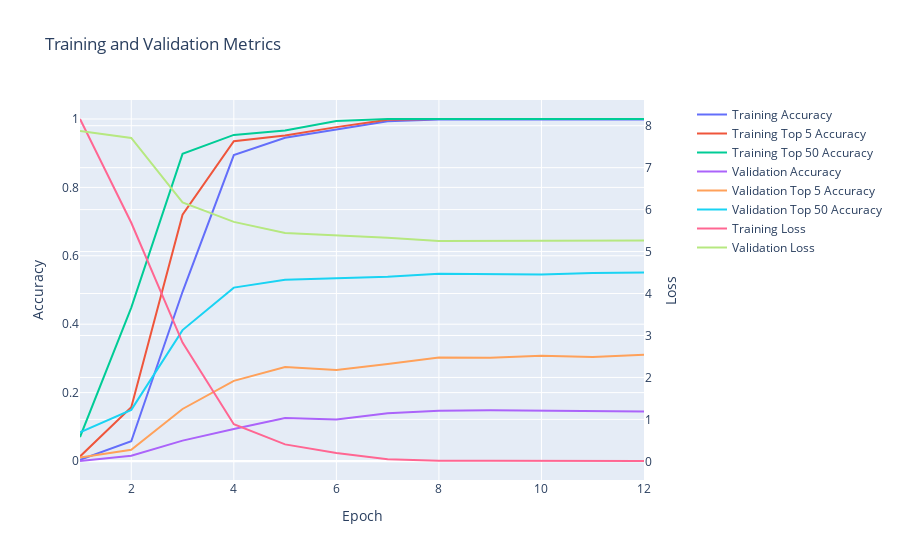

Notebook code for this chart:
### Code cell
arcface_similarity_model.display_training_history()

### Figure 1 — Plotly figure (JSON) as saved in the notebook; plotly's stock layout.template omitted (floating-point values rounded to 4 significant figures)
{"data": [{"mode": "lines", "name": "Training Accuracy", "type": "scatter", "x": [1, 2, 3, 4, 5, 6, 7, 8, 9, 10, 11, 12], "xaxis": "x", "y": [0.003799, 0.05761, 0.4948, 0.8943, 0.9449, 0.9683, 0.9937, 0.9987, 0.9987, 0.9987, 0.9987, 0.9987, 0.9987], "yaxis": "y"}, {"mode": "lines", "name": "Training Top 5 Accuracy", "type": "scatter", "x": [1, 2, 3, 4, 5, 6, 7, 8, 9, 10, 11, 12], "xaxis": "x", "y": [0.0133, 0.1573, 0.7202, 0.9351, 0.9516, 0.9763, 0.9978, 1.0, 1.0, 1.0, 1.0, 1.0, 1.0], "yaxis": "y"}, {"mode": "lines", "name": "Training Top 50 Accuracy", "type": "scatter", "x": [1, 2, 3, 4, 5, 6, 7, 8, 9, 10, 11, 12], "xaxis": "x", "y": [0.06996, 0.4486, 0.8981, 0.9535, 0.9661, 0.9943, 1.0, 1.0, 1.0, 1.0, 1.0, 1.0, 1.0], "yaxis": "y"}, {"mode": "lines", "name": "Validation Accuracy", "type": "scatter", "x": [1, 2, 3, 4, 5, 6, 7, 8, 9, 10, 11, 12], "xaxis": "x", "y": [0.0, 0.01521, 0.05957, 0.09379, 0.1255, 0.1217, 0.1394, 0.147, 0.1483, 0.147, 0.147, 0.1445, 0.1445], "yaxis": "y"}, {"mode": "lines", "name": "Validation Top 5 Accuracy", "type": "scatter", "x": [1, 2, 3, 4, 5, 6, 7, 8, 9, 10, 11, 12], "xaxis": "x", "y": [0.01014, 0.03295, 0.1521, 0.2345, 0.275, 0.2662, 0.2839, 0.3029, 0.3016, 0.308, 0.3042, 0.3105, 0.3093], "yaxis": "y"}, {"mode": "lines", "name": "Validation Top 50 Accuracy", "type": "scatter", "x": [1, 2, 3, 4, 5, 6, 7, 8, 9, 10, 11, 12], "xaxis": "x", "y": [0.08365, 0.1496, 0.3828, 0.507, 0.5298, 0.5336, 0.5387, 0.5475, 0.5463, 0.545, 0.5501, 0.5513, 0.5526], "yaxis": "y"}, {"mode": "lines", "name": "Training Loss", "type": "scatter", "x": [1, 2, 3, 4, 5, 6, 7, 8, 9, 10, 11, 12], "xaxis": "x", "y": [8.16, 5.687, 2.832, 0.8836, 0.4049, 0.1988, 0.05037, 0.01619, 0.01266, 0.01063, 0.009547, 0.008451, 0.007792], "yaxis": "y2"}, {"mode": "lines", "name": "Validation Loss", "type": "scatter", "x": [1, 2, 3, 4, 5, 6, 7, 8, 9, 10, 11, 12], "xaxis": "x", "y": [7.871, 7.708, 6.17, 5.707, 5.445, 5.397, 5.331, 5.251, 5.252, 5.262, 5.256, 5.262, 5.263], "yaxis": "y2"}], "layout": {"title": {"text": "Training and Validation Metrics"}, "xaxis": {"anchor": "y", "domain": [0.0, 0.94], "title": {"text": "Epoch"}}, "yaxis": {"anchor": "x", "domain": [0.0, 1.0], "title": {"text": "Accuracy"}}, "yaxis2": {"anchor": "x", "overlaying": "y", "side": "right", "title": {"text": "Loss"}}}}
